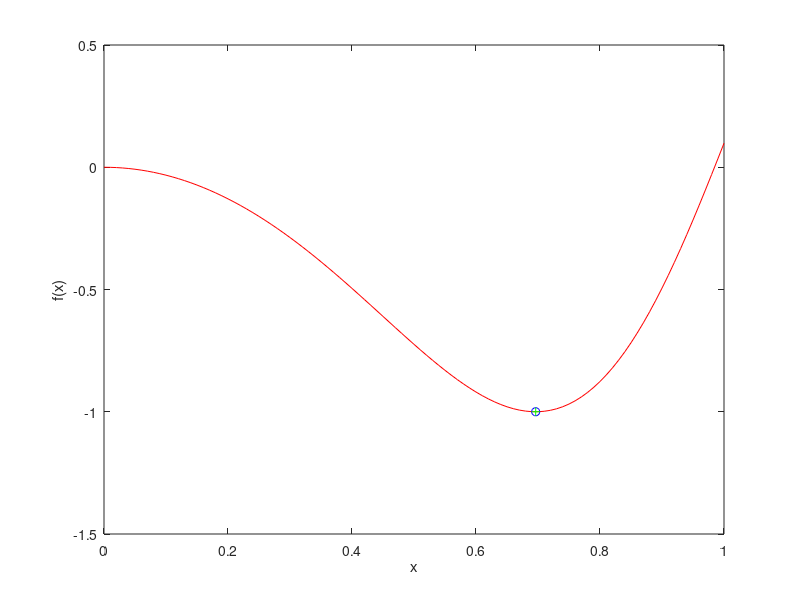
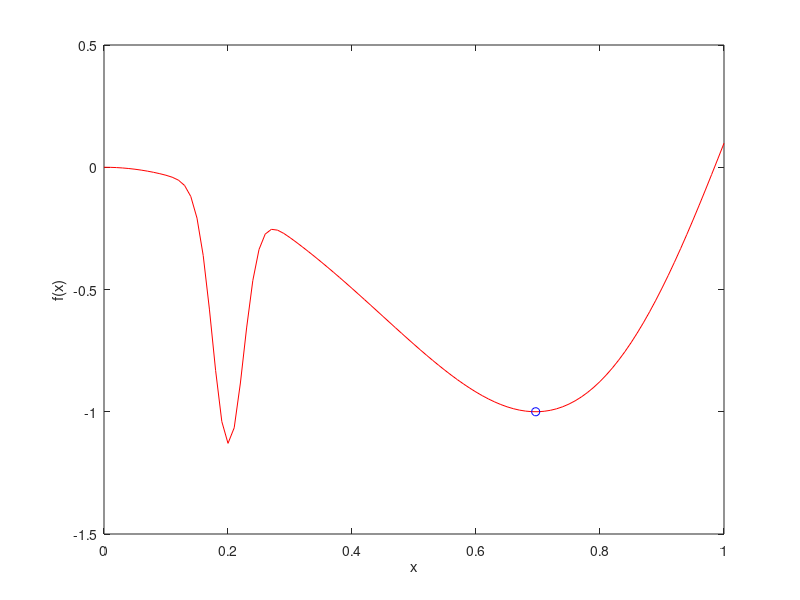

Write the MATLAB code that produced these figures, in order.
function r=practicalLogReg1

%The goal of this practical is to investigate the logistic regression model
%In part 1 we investigate line search 
%In part 2 we will build models to optimize a function
%In part 3 we will fit the logistic regression model to some data
%In part 4 we will apply this to the face detection problem (inspect this!)
% Fill in sections labeled "TO DO".

%close all figures
close all;

%Compute function over some range. Can think of myFunction as a "black box".
x = 0:0.01:1;
w = zeros(size(x));
for (cX = 1:length(x))
    w(cX) = myFunction(x(cX));
end;

%visualize range
figure; set(gcf,'Color',[1 1 1]);
plot(x,w,'r-');
xlabel('x');ylabel('f(x)');
ylim([-1.5 0.5]);

%define parameters for line search
startSearch = 0; %beginning of search region
endSearch = 1;   %end of search region
tol = 10e-5;     %tolerance for finishing
%TO DO complete this routine
[minX minValue] = lineSearch(startSearch,endSearch,tol,@myFunction);
% Note: '@myFunction' means we are passing in a function-handle. This way,
% lineSearch() is receiving the function myFunction() as one of the
% parameters passed to it.


%plot final result
hold on;
plot(minX,minValue,'bo');

%Note that there is a built in MATLAB routine that will do this for you
%set options
options = optimset('Display','On','TolX',tol);
startPosition = 0.0;

%run optimization. TO DO: Look up HELP for this function.
minX = fminsearch(@myFunction,startPosition);

%draw result
minValue = myFunction(minX);
plot(minX,minValue,'g+');

%
% Now repeat the process using a different "black box": myFunction2!
%
w = zeros(size(x));
for (cX = 1:length(x))
    w(cX) = myFunction2(x(cX));
end;
% TO DO: run your linesearch on this new training data, trying
% different initializations.

figure; set(gcf,'Color',[1 1 1]);
plot(x,w,'r-');
xlabel('x');ylabel('f(x)');
ylim([-1.5 0.5]);
hold on;
plot(minX,minValue,'bo');

% It is a local minimum.

%==========================================================================

%main line search function
function [minX minValue] = lineSearch(startSearch,endSearch,tol,optFunction)

%define points a,b,c,d
a= startSearch;
d = endSearch;
while((d-a)>tol)
    fprintf('Current Search Region is %6.6f to %6.6f\n',a,d);
    %TO DO:  calculate intermediate positions b and c, 1/3 and 2/3 of the way 
    % through interval (between a and d), respectively
    b = a + (d-a)/3;
    c = a + 2*(d-a)/3;
    
    if optFunction(b)>optFunction(c)
        a = b;
    else
        d = c;
    end
end;

%calculate value at minimum
minX = a;
minValue = optFunction(a);




%==========================================================================
%Create function to optimize
function r= myFunction(x)

if (x<0)
    r = -x;
elseif (x>1)
   r =  -sin((1*1.8).^2)+x-1;
else
    r = -sin((x*1.8).^2);
end;

%==========================================================================
%Create function to optimize
function r= myFunction2(x)

if (x<0)
    r = -x-exp(-0.5*((-0.2)/0.025).^2);
elseif (x>1)
   r = -sin((1*1.8).^2)+x-1;
else
    r = -sin((x*1.8).^2);
    r = r-exp(-0.5*((x-0.2)/0.025).^2);
end;